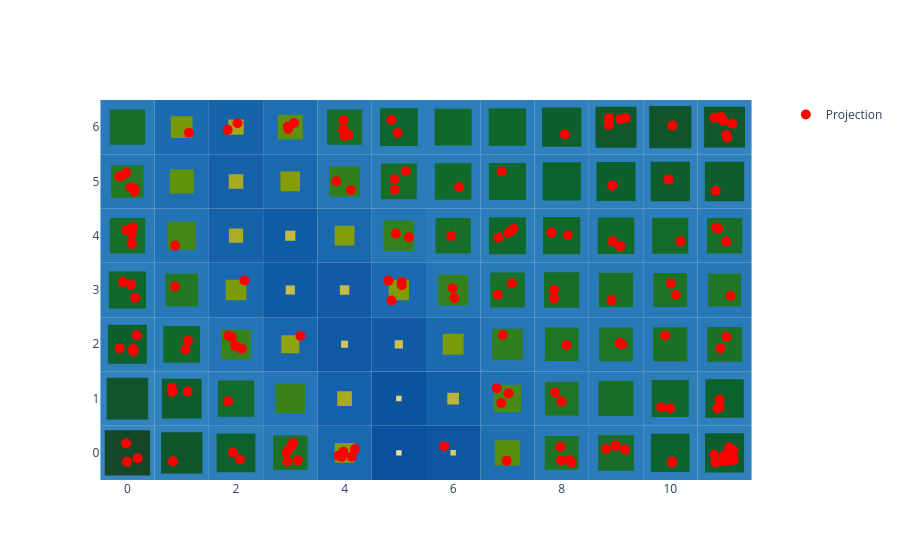

Here is the notebook cell this chart was saved with:
### Code cell
basin.pond() \
    .pad_layer() \
    .attraction_layer(X_scaled) \
    .visualize();

### Figure 1 — Plotly figure (JSON) as saved in the notebook; plotly's stock layout.template omitted (floating-point values rounded to 4 significant figures; data arrays with more than 128 entries replaced by an {"elided": "..."} marker saying what was removed)
{"data": [{"marker": {"color": "red", "size": 10, "symbol": "circle"}, "mode": "markers", "name": "Projection", "x": {"elided": "150 float values"}, "y": {"elided": "150 float values"}, "type": "scatter"}], "layout": {"shapes": [{"fillcolor": "rgb(55, 135, 192)", "layer": "between", "line": {"width": 0}, "type": "rect", "x0": -0.5, "x1": 0.5, "xref": "x", "y0": -0.5, "y1": 0.5, "yref": "y"}, {"fillcolor": "rgb(50, 130, 190)", "layer": "between", "line": {"width": 0}, "type": "rect", "x0": 0.5, "x1": 1.5, "xref": "x", "y0": -0.5, "y1": 0.5, "yref": "y"}, {"fillcolor": "rgb(47, 127, 188)", "layer": "between", "line": {"width": 0}, "type": "rect", "x0": 1.5, "x1": 2.5, "xref": "x", "y0": -0.5, "y1": 0.5, "yref": "y"}, {"fillcolor": "rgb(42, 122, 186)", "layer": "between", "line": {"width": 0}, "type": "rect", "x0": 2.5, "x1": 3.5, "xref": "x", "y0": -0.5, "y1": 0.5, "yref": "y"}, {"fillcolor": "rgb(26, 104, 174)", "layer": "between", "line": {"width": 0}, "type": "rect", "x0": 3.5, "x1": 4.5, "xref": "x", "y0": -0.5, "y1": 0.5, "yref": "y"}, {"fillcolor": "rgb(8, 81, 156)", "layer": "between", "line": {"width": 0}, "type": "rect", "x0": 4.5, "x1": 5.5, "xref": "x", "y0": -0.5, "y1": 0.5, "yref": "y"}, {"fillcolor": "rgb(13, 87, 161)", "layer": "between", "line": {"width": 0}, "type": "rect", "x0": 5.5, "x1": 6.5, "xref": "x", "y0": -0.5, "y1": 0.5, "yref": "y"}, {"fillcolor": "rgb(31, 111, 179)", "layer": "between", "line": {"width": 0}, "type": "rect", "x0": 6.5, "x1": 7.5, "xref": "x", "y0": -0.5, "y1": 0.5, "yref": "y"}, {"fillcolor": "rgb(41, 121, 185)", "layer": "between", "line": {"width": 0}, "type": "rect", "x0": 7.5, "x1": 8.5, "xref": "x", "y0": -0.5, "y1": 0.5, "yref": "y"}, {"fillcolor": "rgb(43, 123, 186)", "layer": "between", "line": {"width": 0}, "type": "rect", "x0": 8.5, "x1": 9.5, "xref": "x", "y0": -0.5, "y1": 0.5, "yref": "y"}, {"fillcolor": "rgb(47, 127, 188)", "layer": "between", "line": {"width": 0}, "type": "rect", "x0": 9.5, "x1": 10.5, "xref": "x", "y0": -0.5, "y1": 0.5, "yref": "y"}, {"fillcolor": "rgb(48, 128, 188)", "layer": "between", "line": {"width": 0}, "type": "rect", "x0": 10.5, "x1": 11.5, "xref": "x", "y0": -0.5, "y1": 0.5, "yref": "y"}, {"fillcolor": "rgb(51, 131, 190)", "layer": "between", "line": {"width": 0}, "type": "rect", "x0": -0.5, "x1": 0.5, "xref": "x", "y0": 0.5, "y1": 1.5, "yref": "y"}, {"fillcolor": "rgb(48, 128, 189)", "layer": "between", "line": {"width": 0}, "type": "rect", "x0": 0.5, "x1": 1.5, "xref": "x", "y0": 0.5, "y1": 1.5, "yref": "y"}, {"fillcolor": "rgb(44, 124, 187)", "layer": "between", "line": {"width": 0}, "type": "rect", "x0": 1.5, "x1": 2.5, "xref": "x", "y0": 0.5, "y1": 1.5, "yref": "y"}, {"fillcolor": "rgb(36, 116, 183)", "layer": "between", "line": {"width": 0}, "type": "rect", "x0": 2.5, "x1": 3.5, "xref": "x", "y0": 0.5, "y1": 1.5, "yref": "y"}, {"fillcolor": "rgb(22, 98, 170)", "layer": "between", "line": {"width": 0}, "type": "rect", "x0": 3.5, "x1": 4.5, "xref": "x", "y0": 0.5, "y1": 1.5, "yref": "y"}, {"fillcolor": "rgb(10, 84, 158)", "layer": "between", "line": {"width": 0}, "type": "rect", "x0": 4.5, "x1": 5.5, "xref": "x", "y0": 0.5, "y1": 1.5, "yref": "y"}, {"fillcolor": "rgb(19, 95, 167)", "layer": "between", "line": {"width": 0}, "type": "rect", "x0": 5.5, "x1": 6.5, "xref": "x", "y0": 0.5, "y1": 1.5, "yref": "y"}, {"fillcolor": "rgb(33, 113, 181)", "layer": "between", "line": {"width": 0}, "type": "rect", "x0": 6.5, "x1": 7.5, "xref": "x", "y0": 0.5, "y1": 1.5, "yref": "y"}, {"fillcolor": "rgb(41, 121, 185)", "layer": "between", "line": {"width": 0}, "type": "rect", "x0": 7.5, "x1": 8.5, "xref": "x", "y0": 0.5, "y1": 1.5, "yref": "y"}, {"fillcolor": "rgb(43, 123, 186)", "layer": "between", "line": {"width": 0}, "type": "rect", "x0": 8.5, "x1": 9.5, "xref": "x", "y0": 0.5, "y1": 1.5, "yref": "y"}, {"fillcolor": "rgb(45, 125, 187)", "layer": "between", "line": {"width": 0}, "type": "rect", "x0": 9.5, "x1": 10.5, "xref": "x", "y0": 0.5, "y1": 1.5, "yref": "y"}, {"fillcolor": "rgb(47, 127, 188)", "layer": "between", "line": {"width": 0}, "type": "rect", "x0": 10.5, "x1": 11.5, "xref": "x", "y0": 0.5, "y1": 1.5, "yref": "y"}, {"fillcolor": "rgb(47, 127, 188)", "layer": "between", "line": {"width": 0}, "type": "rect", "x0": -0.5, "x1": 0.5, "xref": "x", "y0": 1.5, "y1": 2.5, "yref": "y"}, {"fillcolor": "rgb(45, 125, 187)", "layer": "between", "line": {"width": 0}, "type": "rect", "x0": 0.5, "x1": 1.5, "xref": "x", "y0": 1.5, "y1": 2.5, "yref": "y"}, {"fillcolor": "rgb(36, 116, 183)", "layer": "between", "line": {"width": 0}, "type": "rect", "x0": 1.5, "x1": 2.5, "xref": "x", "y0": 1.5, "y1": 2.5, "yref": "y"}, {"fillcolor": "rgb(25, 102, 173)", "layer": "between", "line": {"width": 0}, "type": "rect", "x0": 2.5, "x1": 3.5, "xref": "x", "y0": 1.5, "y1": 2.5, "yref": "y"}, {"fillcolor": "rgb(14, 89, 162)", "layer": "between", "line": {"width": 0}, "type": "rect", "x0": 3.5, "x1": 4.5, "xref": "x", "y0": 1.5, "y1": 2.5, "yref": "y"}, {"fillcolor": "rgb(16, 91, 164)", "layer": "between", "line": {"width": 0}, "type": "rect", "x0": 4.5, "x1": 5.5, "xref": "x", "y0": 1.5, "y1": 2.5, "yref": "y"}, {"fillcolor": "rgb(27, 106, 175)", "layer": "between", "line": {"width": 0}, "type": "rect", "x0": 5.5, "x1": 6.5, "xref": "x", "y0": 1.5, "y1": 2.5, "yref": "y"}, {"fillcolor": "rgb(38, 118, 183)", "layer": "between", "line": {"width": 0}, "type": "rect", "x0": 6.5, "x1": 7.5, "xref": "x", "y0": 1.5, "y1": 2.5, "yref": "y"}, {"fillcolor": "rgb(41, 121, 185)", "layer": "between", "line": {"width": 0}, "type": "rect", "x0": 7.5, "x1": 8.5, "xref": "x", "y0": 1.5, "y1": 2.5, "yref": "y"}, {"fillcolor": "rgb(41, 121, 185)", "layer": "between", "line": {"width": 0}, "type": "rect", "x0": 8.5, "x1": 9.5, "xref": "x", "y0": 1.5, "y1": 2.5, "yref": "y"}, {"fillcolor": "rgb(42, 122, 185)", "layer": "between", "line": {"width": 0}, "type": "rect", "x0": 9.5, "x1": 10.5, "xref": "x", "y0": 1.5, "y1": 2.5, "yref": "y"}, {"fillcolor": "rgb(42, 122, 186)", "layer": "between", "line": {"width": 0}, "type": "rect", "x0": 10.5, "x1": 11.5, "xref": "x", "y0": 1.5, "y1": 2.5, "yref": "y"}, {"fillcolor": "rgb(45, 125, 187)", "layer": "between", "line": {"width": 0}, "type": "rect", "x0": -0.5, "x1": 0.5, "xref": "x", "y0": 2.5, "y1": 3.5, "yref": "y"}, {"fillcolor": "rgb(40, 120, 185)", "layer": "between", "line": {"width": 0}, "type": "rect", "x0": 0.5, "x1": 1.5, "xref": "x", "y0": 2.5, "y1": 3.5, "yref": "y"}, {"fillcolor": "rgb(27, 105, 175)", "layer": "between", "line": {"width": 0}, "type": "rect", "x0": 1.5, "x1": 2.5, "xref": "x", "y0": 2.5, "y1": 3.5, "yref": "y"}, {"fillcolor": "rgb(16, 92, 164)", "layer": "between", "line": {"width": 0}, "type": "rect", "x0": 2.5, "x1": 3.5, "xref": "x", "y0": 2.5, "y1": 3.5, "yref": "y"}, {"fillcolor": "rgb(17, 92, 165)", "layer": "between", "line": {"width": 0}, "type": "rect", "x0": 3.5, "x1": 4.5, "xref": "x", "y0": 2.5, "y1": 3.5, "yref": "y"}, {"fillcolor": "rgb(27, 105, 175)", "layer": "between", "line": {"width": 0}, "type": "rect", "x0": 4.5, "x1": 5.5, "xref": "x", "y0": 2.5, "y1": 3.5, "yref": "y"}, {"fillcolor": "rgb(37, 117, 183)", "layer": "between", "line": {"width": 0}, "type": "rect", "x0": 5.5, "x1": 6.5, "xref": "x", "y0": 2.5, "y1": 3.5, "yref": "y"}, {"fillcolor": "rgb(42, 122, 186)", "layer": "between", "line": {"width": 0}, "type": "rect", "x0": 6.5, "x1": 7.5, "xref": "x", "y0": 2.5, "y1": 3.5, "yref": "y"}, {"fillcolor": "rgb(43, 123, 186)", "layer": "between", "line": {"width": 0}, "type": "rect", "x0": 7.5, "x1": 8.5, "xref": "x", "y0": 2.5, "y1": 3.5, "yref": "y"}, {"fillcolor": "rgb(42, 122, 186)", "layer": "between", "line": {"width": 0}, "type": "rect", "x0": 8.5, "x1": 9.5, "xref": "x", "y0": 2.5, "y1": 3.5, "yref": "y"}, {"fillcolor": "rgb(41, 121, 185)", "layer": "between", "line": {"width": 0}, "type": "rect", "x0": 9.5, "x1": 10.5, "xref": "x", "y0": 2.5, "y1": 3.5, "yref": "y"}, {"fillcolor": "rgb(40, 120, 185)", "layer": "between", "line": {"width": 0}, "type": "rect", "x0": 10.5, "x1": 11.5, "xref": "x", "y0": 2.5, "y1": 3.5, "yref": "y"}, {"fillcolor": "rgb(43, 123, 186)", "layer": "between", "line": {"width": 0}, "type": "rect", "x0": -0.5, "x1": 0.5, "xref": "x", "y0": 3.5, "y1": 4.5, "yref": "y"}, {"fillcolor": "rgb(34, 114, 182)", "layer": "between", "line": {"width": 0}, "type": "rect", "x0": 0.5, "x1": 1.5, "xref": "x", "y0": 3.5, "y1": 4.5, "yref": "y"}, {"fillcolor": "rgb(21, 98, 169)", "layer": "between", "line": {"width": 0}, "type": "rect", "x0": 1.5, "x1": 2.5, "xref": "x", "y0": 3.5, "y1": 4.5, "yref": "y"}, {"fillcolor": "rgb(17, 93, 165)", "layer": "between", "line": {"width": 0}, "type": "rect", "x0": 2.5, "x1": 3.5, "xref": "x", "y0": 3.5, "y1": 4.5, "yref": "y"}, {"fillcolor": "rgb(26, 104, 174)", "layer": "between", "line": {"width": 0}, "type": "rect", "x0": 3.5, "x1": 4.5, "xref": "x", "y0": 3.5, "y1": 4.5, "yref": "y"}, {"fillcolor": "rgb(37, 117, 183)", "layer": "between", "line": {"width": 0}, "type": "rect", "x0": 4.5, "x1": 5.5, "xref": "x", "y0": 3.5, "y1": 4.5, "yref": "y"}, {"fillcolor": "rgb(43, 123, 186)", "layer": "between", "line": {"width": 0}, "type": "rect", "x0": 5.5, "x1": 6.5, "xref": "x", "y0": 3.5, "y1": 4.5, "yref": "y"}, {"fillcolor": "rgb(45, 125, 187)", "layer": "between", "line": {"width": 0}, "type": "rect", "x0": 6.5, "x1": 7.5, "xref": "x", "y0": 3.5, "y1": 4.5, "yref": "y"}, {"fillcolor": "rgb(45, 125, 187)", "layer": "between", "line": {"width": 0}, "type": "rect", "x0": 7.5, "x1": 8.5, "xref": "x", "y0": 3.5, "y1": 4.5, "yref": "y"}, {"fillcolor": "rgb(45, 125, 187)", "layer": "between", "line": {"width": 0}, "type": "rect", "x0": 8.5, "x1": 9.5, "xref": "x", "y0": 3.5, "y1": 4.5, "yref": "y"}, {"fillcolor": "rgb(44, 124, 187)", "layer": "between", "line": {"width": 0}, "type": "rect", "x0": 9.5, "x1": 10.5, "xref": "x", "y0": 3.5, "y1": 4.5, "yref": "y"}, {"fillcolor": "rgb(43, 123, 186)", "layer": "between", "line": {"width": 0}, "type": "rect", "x0": 10.5, "x1": 11.5, "xref": "x", "y0": 3.5, "y1": 4.5, "yref": "y"}, {"fillcolor": "rgb(40, 120, 184)", "layer": "between", "line": {"width": 0}, "type": "rect", "x0": -0.5, "x1": 0.5, "xref": "x", "y0": 4.5, "y1": 5.5, "yref": "y"}, {"fillcolor": "rgb(30, 110, 178)", "layer": "between", "line": {"width": 0}, "type": "rect", "x0": 0.5, "x1": 1.5, "xref": "x", "y0": 4.5, "y1": 5.5, "yref": "y"}, {"fillcolor": "rgb(21, 98, 169)", "layer": "between", "line": {"width": 0}, "type": "rect", "x0": 1.5, "x1": 2.5, "xref": "x", "y0": 4.5, "y1": 5.5, "yref": "y"}, {"fillcolor": "rgb(26, 104, 174)", "layer": "between", "line": {"width": 0}, "type": "rect", "x0": 2.5, "x1": 3.5, "xref": "x", "y0": 4.5, "y1": 5.5, "yref": "y"}, {"fillcolor": "rgb(37, 117, 183)", "layer": "between", "line": {"width": 0}, "type": "rect", "x0": 3.5, "x1": 4.5, "xref": "x", "y0": 4.5, "y1": 5.5, "yref": "y"}, {"fillcolor": "rgb(44, 124, 186)", "layer": "between", "line": {"width": 0}, "type": "rect", "x0": 4.5, "x1": 5.5, "xref": "x", "y0": 4.5, "y1": 5.5, "yref": "y"}, {"fillcolor": "rgb(44, 124, 187)", "layer": "between", "line": {"width": 0}, "type": "rect", "x0": 5.5, "x1": 6.5, "xref": "x", "y0": 4.5, "y1": 5.5, "yref": "y"}, {"fillcolor": "rgb(45, 125, 187)", "layer": "between", "line": {"width": 0}, "type": "rect", "x0": 6.5, "x1": 7.5, "xref": "x", "y0": 4.5, "y1": 5.5, "yref": "y"}, {"fillcolor": "rgb(46, 126, 188)", "layer": "between", "line": {"width": 0}, "type": "rect", "x0": 7.5, "x1": 8.5, "xref": "x", "y0": 4.5, "y1": 5.5, "yref": "y"}, {"fillcolor": "rgb(47, 127, 188)", "layer": "between", "line": {"width": 0}, "type": "rect", "x0": 8.5, "x1": 9.5, "xref": "x", "y0": 4.5, "y1": 5.5, "yref": "y"}, {"fillcolor": "rgb(48, 128, 189)", "layer": "between", "line": {"width": 0}, "type": "rect", "x0": 9.5, "x1": 10.5, "xref": "x", "y0": 4.5, "y1": 5.5, "yref": "y"}, {"fillcolor": "rgb(48, 128, 189)", "layer": "between", "line": {"width": 0}, "type": "rect", "x0": 10.5, "x1": 11.5, "xref": "x", "y0": 4.5, "y1": 5.5, "yref": "y"}, {"fillcolor": "rgb(43, 123, 186)", "layer": "between", "line": {"width": 0}, "type": "rect", "x0": -0.5, "x1": 0.5, "xref": "x", "y0": 5.5, "y1": 6.5, "yref": "y"}, {"fillcolor": "rgb(28, 107, 176)", "layer": "between", "line": {"width": 0}, "type": "rect", "x0": 0.5, "x1": 1.5, "xref": "x", "y0": 5.5, "y1": 6.5, "yref": "y"}, {"fillcolor": "rgb(22, 99, 170)", "layer": "between", "line": {"width": 0}, "type": "rect", "x0": 1.5, "x1": 2.5, "xref": "x", "y0": 5.5, "y1": 6.5, "yref": "y"}, {"fillcolor": "rgb(31, 110, 179)", "layer": "between", "line": {"width": 0}, "type": "rect", "x0": 2.5, "x1": 3.5, "xref": "x", "y0": 5.5, "y1": 6.5, "yref": "y"}, {"fillcolor": "rgb(43, 123, 186)", "layer": "between", "line": {"width": 0}, "type": "rect", "x0": 3.5, "x1": 4.5, "xref": "x", "y0": 5.5, "y1": 6.5, "yref": "y"}, {"fillcolor": "rgb(46, 126, 188)", "layer": "between", "line": {"width": 0}, "type": "rect", "x0": 4.5, "x1": 5.5, "xref": "x", "y0": 5.5, "y1": 6.5, "yref": "y"}, {"fillcolor": "rgb(45, 125, 187)", "layer": "between", "line": {"width": 0}, "type": "rect", "x0": 5.5, "x1": 6.5, "xref": "x", "y0": 5.5, "y1": 6.5, "yref": "y"}, {"fillcolor": "rgb(45, 125, 187)", "layer": "between", "line": {"width": 0}, "type": "rect", "x0": 6.5, "x1": 7.5, "xref": "x", "y0": 5.5, "y1": 6.5, "yref": "y"}, {"fillcolor": "rgb(48, 128, 189)", "layer": "between", "line": {"width": 0}, "type": "rect", "x0": 7.5, "x1": 8.5, "xref": "x", "y0": 5.5, "y1": 6.5, "yref": "y"}, {"fillcolor": "rgb(50, 130, 190)", "layer": "between", "line": {"width": 0}, "type": "rect", "x0": 8.5, "x1": 9.5, "xref": "x", "y0": 5.5, "y1": 6.5, "yref": "y"}, {"fillcolor": "rgb(51, 131, 190)", "layer": "between", "line": {"width": 0}, "type": "rect", "x0": 9.5, "x1": 10.5, "xref": "x", "y0": 5.5, "y1": 6.5, "yref": "y"}, {"fillcolor": "rgb(50, 130, 190)", "layer": "between", "line": {"width": 0}, "type": "rect", "x0": 10.5, "x1": 11.5, "xref": "x", "y0": 5.5, "y1": 6.5, "yref": "y"}, {"fillcolor": "rgb(20, 70, 40)", "layer": "between", "line": {"width": 0}, "type": "rect", "x0": -0.4176, "x1": 0.4176, "xref": "x", "y0": -0.4176, "y1": 0.4176, "yref": "y"}, {"fillcolor": "rgb(15, 87, 43)", "layer": "between", "line": {"width": 0}, "type": "rect", "x0": 0.6203, "x1": 1.38, "xref": "x", "y0": -0.3797, "y1": 0.3797, "yref": "y"}, {"fillcolor": "rgb(12, 97, 44)", "layer": "between", "line": {"width": 0}, "type": "rect", "x0": 1.644, "x1": 2.356, "xref": "x", "y0": -0.3564, "y1": 0.3564, "yref": "y"}, {"fillcolor": "rgb(26, 113, 39)", "layer": "between", "line": {"width": 0}, "type": "rect", "x0": 2.682, "x1": 3.318, "xref": "x", "y0": -0.3181, "y1": 0.3181, "yref": "y"}, {"fillcolor": "rgb(132, 158, 11)", "layer": "between", "line": {"width": 0}, "type": "rect", "x0": 3.819, "x1": 4.181, "xref": "x", "y0": -0.1808, "y1": 0.1808, "yref": "y"}, {"fillcolor": "rgb(239, 225, 156)", "layer": "between", "line": {"width": 0}, "type": "rect", "x0": 4.95, "x1": 5.05, "xref": "x", "y0": -0.05, "y1": 0.05, "yref": "y"}, {"fillcolor": "rgb(221, 201, 106)", "layer": "between", "line": {"width": 0}, "type": "rect", "x0": 5.95, "x1": 6.05, "xref": "x", "y0": -0.05047, "y1": 0.05047, "yref": "y"}, {"fillcolor": "rgb(88, 143, 15)", "layer": "between", "line": {"width": 0}, "type": "rect", "x0": 6.766, "x1": 7.234, "xref": "x", "y0": -0.2344, "y1": 0.2344, "yref": "y"}, {"fillcolor": "rgb(29, 116, 38)", "layer": "between", "line": {"width": 0}, "type": "rect", "x0": 7.688, "x1": 8.312, "xref": "x", "y0": -0.3119, "y1": 0.3119, "yref": "y"}, {"fillcolor": "rgb(21, 109, 41)", "layer": "between", "line": {"width": 0}, "type": "rect", "x0": 8.671, "x1": 9.329, "xref": "x", "y0": -0.3285, "y1": 0.3285, "yref": "y"}, {"fillcolor": "rgb(12, 98, 44)", "layer": "between", "line": {"width": 0}, "type": "rect", "x0": 9.646, "x1": 10.35, "xref": "x", "y0": -0.354, "y1": 0.354, "yref": "y"}, {"fillcolor": "rgb(12, 95, 44)", "layer": "between", "line": {"width": 0}, "type": "rect", "x0": 10.64, "x1": 11.36, "xref": "x", "y0": -0.3603, "y1": 0.3603, "yref": "y"}, {"fillcolor": "rgb(16, 85, 43)", "layer": "between", "line": {"width": 0}, "type": "rect", "x0": -0.3833, "x1": 0.3833, "xref": "x", "y0": 0.6167, "y1": 1.383, "yref": "y"}, {"fillcolor": "rgb(13, 93, 44)", "layer": "between", "line": {"width": 0}, "type": "rect", "x0": 0.6341, "x1": 1.366, "xref": "x", "y0": 0.6341, "y1": 1.366, "yref": "y"}, {"fillcolor": "rgb(19, 107, 41)", "layer": "between", "line": {"width": 0}, "type": "rect", "x0": 1.667, "x1": 2.333, "xref": "x", "y0": 0.6669, "y1": 1.333, "yref": "y"}, {"fillcolor": "rgb(57, 130, 27)", "layer": "between", "line": {"width": 0}, "type": "rect", "x0": 2.727, "x1": 3.273, "xref": "x", "y0": 0.7274, "y1": 1.273, "yref": "y"}, {"fillcolor": "rgb(168, 171, 32)", "layer": "between", "line": {"width": 0}, "type": "rect", "x0": 3.864, "x1": 4.136, "xref": "x", "y0": 0.8645, "y1": 1.136, "yref": "y"}, {"fillcolor": "rgb(231, 215, 135)", "layer": "between", "line": {"width": 0}, "type": "rect", "x0": 4.95, "x1": 5.05, "xref": "x", "y0": 0.95, "y1": 1.05, "yref": "y"}, {"fillcolor": "rgb(188, 180, 53)", "layer": "between", "line": {"width": 0}, "type": "rect", "x0": 5.892, "x1": 6.108, "xref": "x", "y0": 0.8923, "y1": 1.108, "yref": "y"}, {"fillcolor": "rgb(73, 137, 21)", "layer": "between", "line": {"width": 0}, "type": "rect", "x0": 6.748, "x1": 7.252, "xref": "x", "y0": 0.7476, "y1": 1.252, "yref": "y"}, {"fillcolor": "rgb(30, 117, 38)", "layer": "between", "line": {"width": 0}, "type": "rect", "x0": 7.689, "x1": 8.311, "xref": "x", "y0": 0.6895, "y1": 1.311, "yref": "y"}, {"fillcolor": "rgb(24, 111, 40)", "layer": "between", "line": {"width": 0}, "type": "rect", "x0": 8.677, "x1": 9.323, "xref": "x", "y0": 0.6771, "y1": 1.323, "yref": "y"}, {"fillcolor": "rgb(15, 104, 43)", "layer": "between", "line": {"width": 0}, "type": "rect", "x0": 9.659, "x1": 10.34, "xref": "x", "y0": 0.659, "y1": 1.341, "yref": "y"}, {"fillcolor": "rgb(12, 98, 44)", "layer": "between", "line": {"width": 0}, "type": "rect", "x0": 10.65, "x1": 11.35, "xref": "x", "y0": 0.6458, "y1": 1.354, "yref": "y"}, {"fillcolor": "rgb(12, 96, 44)", "layer": "between", "line": {"width": 0}, "type": "rect", "x0": -0.3594, "x1": 0.3594, "xref": "x", "y0": 1.641, "y1": 2.359, "yref": "y"}, {"fillcolor": "rgb(17, 105, 42)", "layer": "between", "line": {"width": 0}, "type": "rect", "x0": 0.6616, "x1": 1.338, "xref": "x", "y0": 1.662, "y1": 2.338, "yref": "y"}, {"fillcolor": "rgb(56, 130, 28)", "layer": "between", "line": {"width": 0}, "type": "rect", "x0": 1.726, "x1": 2.274, "xref": "x", "y0": 1.726, "y1": 2.274, "yref": "y"}, {"fillcolor": "rgb(144, 163, 16)", "layer": "between", "line": {"width": 0}, "type": "rect", "x0": 2.834, "x1": 3.166, "xref": "x", "y0": 1.834, "y1": 2.166, "yref": "y"}, {"fillcolor": "rgb(213, 195, 92)", "layer": "between", "line": {"width": 0}, "type": "rect", "x0": 3.935, "x1": 4.065, "xref": "x", "y0": 1.935, "y1": 2.065, "yref": "y"}, {"fillcolor": "rgb(207, 191, 82)", "layer": "between", "line": {"width": 0}, "type": "rect", "x0": 4.924, "x1": 5.076, "xref": "x", "y0": 1.924, "y1": 2.076, "yref": "y"}, {"fillcolor": "rgb(121, 155, 7)", "layer": "between", "line": {"width": 0}, "type": "rect", "x0": 5.806, "x1": 6.194, "xref": "x", "y0": 1.806, "y1": 2.194, "yref": "y"}, {"fillcolor": "rgb(47, 126, 31)", "layer": "between", "line": {"width": 0}, "type": "rect", "x0": 6.715, "x1": 7.285, "xref": "x", "y0": 1.715, "y1": 2.285, "yref": "y"}, {"fillcolor": "rgb(30, 117, 38)", "layer": "between", "line": {"width": 0}, "type": "rect", "x0": 7.69, "x1": 8.31, "xref": "x", "y0": 1.69, "y1": 2.31, "yref": "y"}, {"fillcolor": "rgb(30, 117, 38)", "layer": "between", "line": {"width": 0}, "type": "rect", "x0": 8.69, "x1": 9.31, "xref": "x", "y0": 1.69, "y1": 2.31, "yref": "y"}, {"fillcolor": "rgb(27, 114, 39)", "layer": "between", "line": {"width": 0}, "type": "rect", "x0": 9.684, "x1": 10.32, "xref": "x", "y0": 1.684, "y1": 2.316, "yref": "y"}, {"fillcolor": "rgb(26, 113, 39)", "layer": "between", "line": {"width": 0}, "type": "rect", "x0": 10.68, "x1": 11.32, "xref": "x", "y0": 1.68, "y1": 2.32, "yref": "y"}, {"fillcolor": "rgb(14, 103, 43)", "layer": "between", "line": {"width": 0}, "type": "rect", "x0": -0.3429, "x1": 0.3429, "xref": "x", "y0": 2.657, "y1": 3.343, "yref": "y"}, {"fillcolor": "rgb(34, 120, 36)", "layer": "between", "line": {"width": 0}, "type": "rect", "x0": 0.6977, "x1": 1.302, "xref": "x", "y0": 2.698, "y1": 3.302, "yref": "y"}, {"fillcolor": "rgb(123, 156, 8)", "layer": "between", "line": {"width": 0}, "type": "rect", "x0": 1.809, "x1": 2.191, "xref": "x", "y0": 2.809, "y1": 3.191, "yref": "y"}, {"fillcolor": "rgb(202, 188, 73)", "layer": "between", "line": {"width": 0}, "type": "rect", "x0": 2.915, "x1": 3.085, "xref": "x", "y0": 2.915, "y1": 3.085, "yref": "y"}, {"fillcolor": "rgb(201, 187, 71)", "layer": "between", "line": {"width": 0}, "type": "rect", "x0": 3.913, "x1": 4.087, "xref": "x", "y0": 2.913, "y1": 3.087, "yref": "y"}, {"fillcolor": "rgb(126, 157, 9)", "layer": "between", "line": {"width": 0}, "type": "rect", "x0": 4.813, "x1": 5.187, "xref": "x", "y0": 2.813, "y1": 3.187, "yref": "y"}, {"fillcolor": "rgb(51, 128, 30)", "layer": "between", "line": {"width": 0}, "type": "rect", "x0": 5.72, "x1": 6.28, "xref": "x", "y0": 2.72, "y1": 3.28, "yref": "y"}, {"fillcolor": "rgb(25, 112, 39)", "layer": "between", "line": {"width": 0}, "type": "rect", "x0": 6.679, "x1": 7.321, "xref": "x", "y0": 2.679, "y1": 3.321, "yref": "y"}, {"fillcolor": "rgb(23, 110, 40)", "layer": "between", "line": {"width": 0}, "type": "rect", "x0": 7.674, "x1": 8.326, "xref": "x", "y0": 2.674, "y1": 3.326, "yref": "y"}, {"fillcolor": "rgb(27, 114, 39)", "layer": "between", "line": {"width": 0}, "type": "rect", "x0": 8.683, "x1": 9.317, "xref": "x", "y0": 2.683, "y1": 3.317, "yref": "y"}, {"fillcolor": "rgb(29, 116, 38)", "layer": "between", "line": {"width": 0}, "type": "rect", "x0": 9.688, "x1": 10.31, "xref": "x", "y0": 2.688, "y1": 3.312, "yref": "y"}, {"fillcolor": "rgb(32, 119, 37)", "layer": "between", "line": {"width": 0}, "type": "rect", "x0": 10.69, "x1": 11.31, "xref": "x", "y0": 2.694, "y1": 3.306, "yref": "y"}, {"fillcolor": "rgb(23, 110, 40)", "layer": "between", "line": {"width": 0}, "type": "rect", "x0": -0.326, "x1": 0.326, "xref": "x", "y0": 3.674, "y1": 4.326, "yref": "y"}, {"fillcolor": "rgb(68, 135, 23)", "layer": "between", "line": {"width": 0}, "type": "rect", "x0": 0.7411, "x1": 1.259, "xref": "x", "y0": 3.741, "y1": 4.259, "yref": "y"}, {"fillcolor": "rgb(171, 173, 36)", "layer": "between", "line": {"width": 0}, "type": "rect", "x0": 1.869, "x1": 2.131, "xref": "x", "y0": 3.869, "y1": 4.131, "yref": "y"}, {"fillcolor": "rgb(198, 185, 66)", "layer": "between", "line": {"width": 0}, "type": "rect", "x0": 2.907, "x1": 3.093, "xref": "x", "y0": 3.907, "y1": 4.093, "yref": "y"}, {"fillcolor": "rgb(130, 158, 11)", "layer": "between", "line": {"width": 0}, "type": "rect", "x0": 3.818, "x1": 4.182, "xref": "x", "y0": 3.818, "y1": 4.182, "yref": "y"}, {"fillcolor": "rgb(51, 128, 30)", "layer": "between", "line": {"width": 0}, "type": "rect", "x0": 4.72, "x1": 5.28, "xref": "x", "y0": 3.72, "y1": 4.28, "yref": "y"}, {"fillcolor": "rgb(23, 110, 40)", "layer": "between", "line": {"width": 0}, "type": "rect", "x0": 5.675, "x1": 6.325, "xref": "x", "y0": 3.675, "y1": 4.325, "yref": "y"}, {"fillcolor": "rgb(15, 104, 43)", "layer": "between", "line": {"width": 0}, "type": "rect", "x0": 6.659, "x1": 7.341, "xref": "x", "y0": 3.659, "y1": 4.341, "yref": "y"}, {"fillcolor": "rgb(14, 103, 43)", "layer": "between", "line": {"width": 0}, "type": "rect", "x0": 7.657, "x1": 8.343, "xref": "x", "y0": 3.657, "y1": 4.343, "yref": "y"}, {"fillcolor": "rgb(17, 105, 42)", "layer": "between", "line": {"width": 0}, "type": "rect", "x0": 8.663, "x1": 9.337, "xref": "x", "y0": 3.663, "y1": 4.337, "yref": "y"}, {"fillcolor": "rgb(19, 107, 41)", "layer": "between", "line": {"width": 0}, "type": "rect", "x0": 9.668, "x1": 10.33, "xref": "x", "y0": 3.668, "y1": 4.332, "yref": "y"}, {"fillcolor": "rgb(23, 110, 40)", "layer": "between", "line": {"width": 0}, "type": "rect", "x0": 10.67, "x1": 11.33, "xref": "x", "y0": 3.674, "y1": 4.326, "yref": "y"}, {"fillcolor": "rgb(35, 121, 36)", "layer": "between", "line": {"width": 0}, "type": "rect", "x0": -0.2996, "x1": 0.2996, "xref": "x", "y0": 4.7, "y1": 5.3, "yref": "y"}, {"fillcolor": "rgb(97, 146, 12)", "layer": "between", "line": {"width": 0}, "type": "rect", "x0": 0.777, "x1": 1.223, "xref": "x", "y0": 4.777, "y1": 5.223, "yref": "y"}, {"fillcolor": "rgb(169, 172, 33)", "layer": "between", "line": {"width": 0}, "type": "rect", "x0": 1.866, "x1": 2.134, "xref": "x", "y0": 4.866, "y1": 5.134, "yref": "y"}, {"fillcolor": "rgb(132, 158, 11)", "layer": "between", "line": {"width": 0}, "type": "rect", "x0": 2.819, "x1": 3.181, "xref": "x", "y0": 4.819, "y1": 5.181, "yref": "y"}, {"fillcolor": "rgb(49, 127, 30)", "layer": "between", "line": {"width": 0}, "type": "rect", "x0": 3.718, "x1": 4.282, "xref": "x", "y0": 4.718, "y1": 5.282, "yref": "y"}, {"fillcolor": "rgb(21, 109, 41)", "layer": "between", "line": {"width": 0}, "type": "rect", "x0": 4.67, "x1": 5.33, "xref": "x", "y0": 4.67, "y1": 5.33, "yref": "y"}, {"fillcolor": "rgb(17, 106, 42)", "layer": "between", "line": {"width": 0}, "type": "rect", "x0": 5.663, "x1": 6.337, "xref": "x", "y0": 4.663, "y1": 5.337, "yref": "y"}, {"fillcolor": "rgb(15, 103, 43)", "layer": "between", "line": {"width": 0}, "type": "rect", "x0": 6.658, "x1": 7.342, "xref": "x", "y0": 4.658, "y1": 5.342, "yref": "y"}, {"fillcolor": "rgb(11, 99, 44)", "layer": "between", "line": {"width": 0}, "type": "rect", "x0": 7.648, "x1": 8.352, "xref": "x", "y0": 4.648, "y1": 5.352, "yref": "y"}, {"fillcolor": "rgb(12, 96, 44)", "layer": "between", "line": {"width": 0}, "type": "rect", "x0": 8.64, "x1": 9.36, "xref": "x", "y0": 4.64, "y1": 5.36, "yref": "y"}, {"fillcolor": "rgb(13, 94, 44)", "layer": "between", "line": {"width": 0}, "type": "rect", "x0": 9.636, "x1": 10.36, "xref": "x", "y0": 4.636, "y1": 5.364, "yref": "y"}, {"fillcolor": "rgb(13, 94, 44)", "layer": "between", "line": {"width": 0}, "type": "rect", "x0": 10.64, "x1": 11.36, "xref": "x", "y0": 4.637, "y1": 5.363, "yref": "y"}, {"fillcolor": "rgb(22, 110, 40)", "layer": "between", "line": {"width": 0}, "type": "rect", "x0": -0.3265, "x1": 0.3265, "xref": "x", "y0": 5.674, "y1": 6.326, "yref": "y"}, {"fillcolor": "rgb(116, 153, 5)", "layer": "between", "line": {"width": 0}, "type": "rect", "x0": 0.8001, "x1": 1.2, "xref": "x", "y0": 5.8, "y1": 6.2, "yref": "y"}, {"fillcolor": "rgb(163, 169, 27)", "layer": "between", "line": {"width": 0}, "type": "rect", "x0": 1.858, "x1": 2.142, "xref": "x", "y0": 5.858, "y1": 6.142, "yref": "y"}, {"fillcolor": "rgb(92, 144, 14)", "layer": "between", "line": {"width": 0}, "type": "rect", "x0": 2.771, "x1": 3.229, "xref": "x", "y0": 5.771, "y1": 6.229, "yref": "y"}, {"fillcolor": "rgb(24, 111, 40)", "layer": "between", "line": {"width": 0}, "type": "rect", "x0": 3.677, "x1": 4.323, "xref": "x", "y0": 5.677, "y1": 6.323, "yref": "y"}, {"fillcolor": "rgb(12, 101, 44)", "layer": "between", "line": {"width": 0}, "type": "rect", "x0": 4.653, "x1": 5.347, "xref": "x", "y0": 5.653, "y1": 6.347, "yref": "y"}, {"fillcolor": "rgb(16, 104, 42)", "layer": "between", "line": {"width": 0}, "type": "rect", "x0": 5.66, "x1": 6.34, "xref": "x", "y0": 5.66, "y1": 6.34, "yref": "y"}, {"fillcolor": "rgb(14, 102, 43)", "layer": "between", "line": {"width": 0}, "type": "rect", "x0": 6.655, "x1": 7.345, "xref": "x", "y0": 5.655, "y1": 6.345, "yref": "y"}, {"fillcolor": "rgb(13, 95, 44)", "layer": "between", "line": {"width": 0}, "type": "rect", "x0": 7.638, "x1": 8.362, "xref": "x", "y0": 5.638, "y1": 6.362, "yref": "y"}, {"fillcolor": "rgb(15, 88, 43)", "layer": "between", "line": {"width": 0}, "type": "rect", "x0": 8.622, "x1": 9.378, "xref": "x", "y0": 5.622, "y1": 6.378, "yref": "y"}, {"fillcolor": "rgb(16, 84, 43)", "layer": "between", "line": {"width": 0}, "type": "rect", "x0": 9.613, "x1": 10.39, "xref": "x", "y0": 5.613, "y1": 6.387, "yref": "y"}, {"fillcolor": "rgb(15, 88, 43)", "layer": "between", "line": {"width": 0}, "type": "rect", "x0": 10.62, "x1": 11.38, "xref": "x", "y0": 5.623, "y1": 6.377, "yref": "y"}], "xaxis": {"range": [-0.5, 11.5], "scaleanchor": "y", "constrain": "domain", "zeroline": false, "showgrid": false}, "yaxis": {"range": [-0.5, 6.5], "zeroline": false, "showgrid": false}, "autosize": true, "showlegend": true}}
